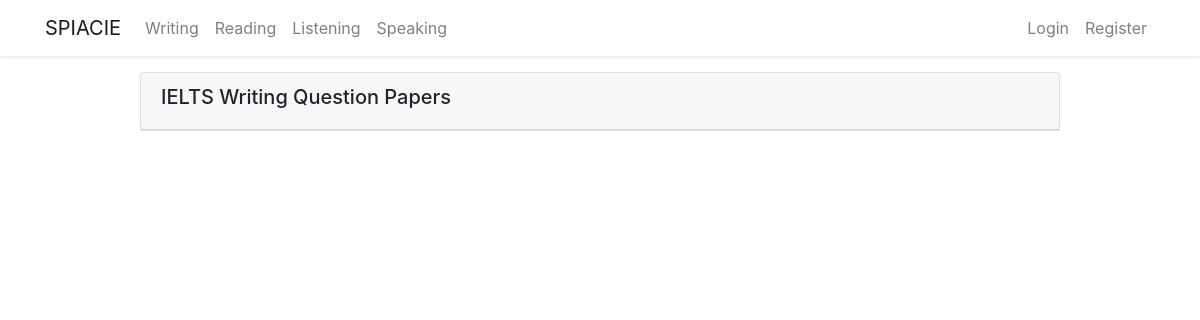
The page /writing on the database as committed earlier.
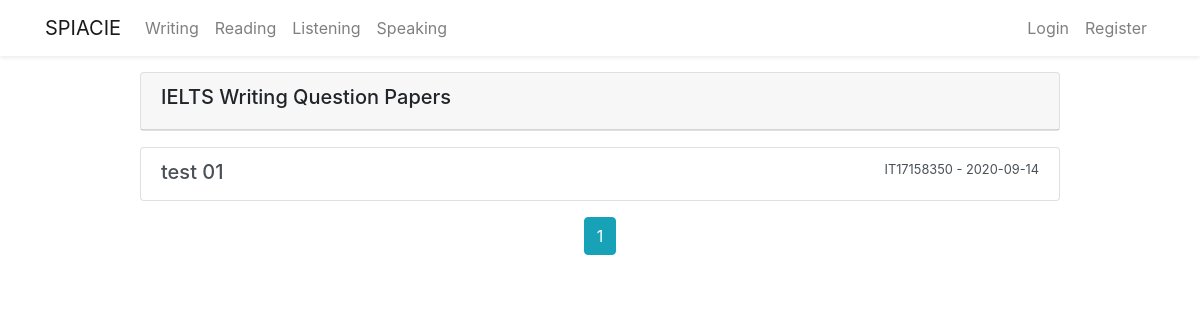
The same page on the database as committed later.
### flaskblog/models.py (models this page shows, shortened)
class Writingpaper(db.Model):
    id = db.Column(db.Integer, primary_key=True)
    title = db.Column(db.String(300), unique=True, nullable=False)
    task01 = db.Column(db.String(1000), nullable=False)
    task01_img = db.Column(db.String(20), nullable=True)
    date_posted = db.Column(db.DateTime, nullable=False,
                            default=datetime.now())
    user_id = db.Column(db.Integer, db.ForeignKey('user.id'), nullable=False)
    answer = db.relationship(
        'Writingpaperanswer', backref='candidate', lazy=True)

class User(db.Model, UserMixin):
    id = db.Column(db.Integer, primary_key=True)
    firstname = db.Column(db.String(20), nullable=False)
    lastname = db.Column(db.String(20), nullable=False)
    username = db.Column(db.String(20), unique=True, nullable=False)
    email = db.Column(db.String(20), unique=True, nullable=False)
    password = db.Column(db.String(20), nullable=False)
    image_file = db.Column(db.String(20), nullable=False,
                           default='default.jpg')
    post = db.relationship('Post', backref='author', lazy=True)
    writingpaper = db.relationship(
        'Writingpaper', backref='wcreator', lazy=True)
    writinganswer = db.relationship(
        'Writingpaperanswer', backref='wcandidate', lazy=True)
    speaking = db.relationship(
        'Speaking', backref='vspeak', lazy=True)
    speakinganswer = db.relationship(
        'Speakinganswer', backref='speakanswer', lazy=True)
    speakingquestion = db.relationship(
        'Speakingquestion', backref='speakquestion', lazy=True)
    Speakinganswersav = db.relationship(
        'Speakinganswersaved', backref='speakinganswersaved', lazy=True)

### flaskblog/writing/routes.py (the view)
@writing.route("/writing")
def write():
    page = request.args.get('page', 1, type=int)
    writingpapers = Writingpaper.query.paginate(page=page, per_page=6)
    return render_template('writing.html', writingpapers=writingpapers)

### flaskblog/templates/writing.html (shortened to what this page needs)
{% extends 'layout.html' %} {% block content %}
<div class="row justify-content-center mt-3 mb-3">
  <div class="col-md-10">
    <div class="card mb-3">
      <div class="card-header">
        <h5>IELTS Writing Question Papers</h5>
      </div>
    </div>
    {% for writingpaper in writingpapers.items %}
    <div class="list-group">
      <a
        href="{{ url_for('writing.show_writing', writing_id= writingpaper.id )}}"
        class="list-group-item list-group-item-action"
      >
        <div class="d-flex w-100 justify-content-between">
          <h5 class="mb-1">{{ writingpaper.title }}</h5>
          <small
            >{{ writingpaper.wcreator.username }} - {{
            writingpaper.date_posted.strftime('%Y-%m-%d') }}</small
          >
        </div>
      </a>
    </div>
    {% endfor %}
    <div class="text-center mt-3">
      {% for page_num in writingpapers.iter_pages( left_edge=1, right_edge=1,  left_current=1, right_current=2) %}
      {% if page_num %}
      {% if writingpapers.page == page_num %}
      <a
        class="btn btn-info mb-4"
        href="{{ url_for('writing.write', page=page_num) }}"
        >{{ page_num }}</a
      >
      {% else %}
      <a
        class="btn btn-outline-info mb-4"
        href="{{ url_for('writing.write', page=page_num) }}"
        >{{ page_num }}</a
      >
      {% endif%} {% else %} .... {% endif%} {% endfor %}
    </div>
  </div>
  {% endblock content %}

Rows that differ between the two databases and show on the page:
added Writingpaper: title "test 01", wcreator.username "IT17158350", date_posted "2020-09-14"
Other text that changed with them:
new list line: "1"
